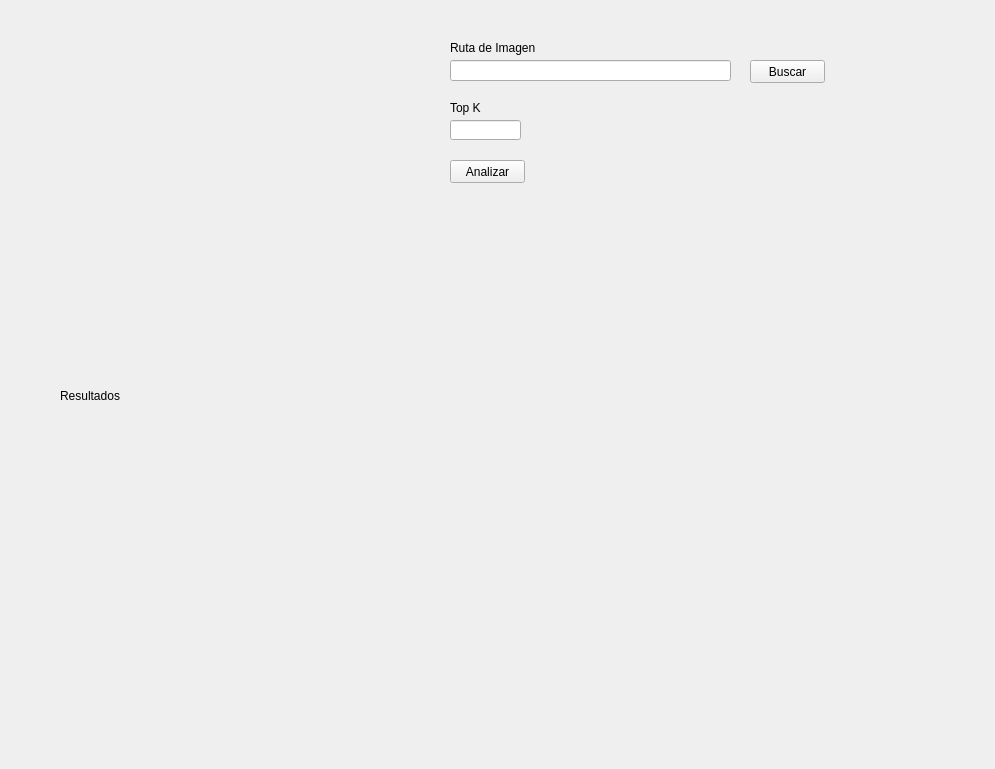
<?xml version="1.0" encoding="UTF-8"?>
<ui version="4.0">
 <class>Widget</class>
 <widget class="QWidget" name="Widget">
  <property name="geometry">
   <rect>
    <x>0</x>
    <y>0</y>
    <width>995</width>
    <height>769</height>
   </rect>
  </property>
  <property name="windowTitle">
   <string>Widget</string>
  </property>
  <widget class="QWidget" name="gridLayoutWidget">
   <property name="geometry">
    <rect>
     <x>60</x>
     <y>420</y>
     <width>871</width>
     <height>311</height>
    </rect>
   </property>
   <layout class="QGridLayout" name="gridLayout"/>
  </widget>
  <widget class="QLabel" name="label">
   <property name="geometry">
    <rect>
     <x>30</x>
     <y>10</y>
     <width>361</width>
     <height>291</height>
    </rect>
   </property>
   <property name="text">
    <string/>
   </property>
  </widget>
  <widget class="QLineEdit" name="lineEdit">
   <property name="geometry">
    <rect>
     <x>450</x>
     <y>60</y>
     <width>281</width>
     <height>21</height>
    </rect>
   </property>
  </widget>
  <widget class="QLabel" name="label_2">
   <property name="geometry">
    <rect>
     <x>450</x>
     <y>40</y>
     <width>191</width>
     <height>16</height>
    </rect>
   </property>
   <property name="text">
    <string>Ruta de Imagen</string>
   </property>
  </widget>
  <widget class="QLineEdit" name="lineEdit_2">
   <property name="geometry">
    <rect>
     <x>450</x>
     <y>120</y>
     <width>71</width>
     <height>20</height>
    </rect>
   </property>
  </widget>
  <widget class="QLabel" name="label_3">
   <property name="geometry">
    <rect>
     <x>450</x>
     <y>100</y>
     <width>81</width>
     <height>16</height>
    </rect>
   </property>
   <property name="text">
    <string>Top K</string>
   </property>
  </widget>
  <widget class="QPushButton" name="pushButton">
   <property name="geometry">
    <rect>
     <x>750</x>
     <y>60</y>
     <width>75</width>
     <height>23</height>
    </rect>
   </property>
   <property name="text">
    <string>Buscar</string>
   </property>
  </widget>
  <widget class="QPushButton" name="pushButton_2">
   <property name="geometry">
    <rect>
     <x>450</x>
     <y>160</y>
     <width>75</width>
     <height>23</height>
    </rect>
   </property>
   <property name="text">
    <string>Analizar</string>
   </property>
  </widget>
  <widget class="QLabel" name="label_4">
   <property name="geometry">
    <rect>
     <x>60</x>
     <y>380</y>
     <width>291</width>
     <height>31</height>
    </rect>
   </property>
   <property name="text">
    <string>Resultados</string>
   </property>
  </widget>
 </widget>
 <resources/>
 <connections/>
</ui>
